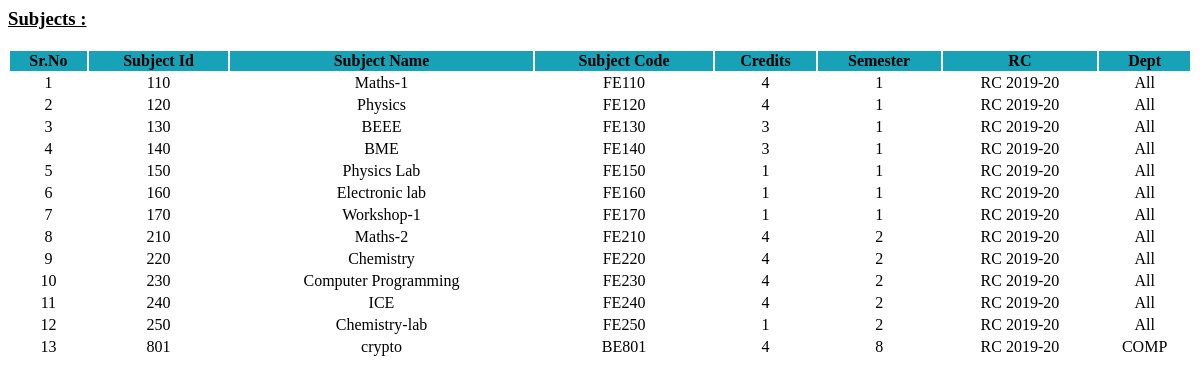
Page /dtr_panel/dtr_dashboard/Xam/admin/manage_sub.php on the committed database.
### tables this page shows
CREATE TABLE IF NOT EXISTS `subject` (
  `sub_id` int NOT NULL,
  `sub_name` varchar(50) NOT NULL,
  `sub_code` varchar(10) NOT NULL,
  `credits` int NOT NULL,
  `sem` int NOT NULL,
  `rc` varchar(15) NOT NULL,
  `dept` varchar(255) NOT NULL,
  `faculty_id` int NOT NULL,
  PRIMARY KEY (`sub_id`)
);

### dtr_panel/dtr_dashboard/Xam/admin/manage_sub.php (the view, shortened to what this page needs)
<?php
    require_once('../connection.php');
    $query1 = "SELECT * FROM subject";
    $result = mysqli_query($con, $query1);
?>
<div class="main_content">
    <div>
        <section class="section">
            <div class="container-fluid">
                <div class="row">
                    <h3 style="color:black;" class="page-header"><u>Subjects :</u></h3>
                    <div class="col-lg-12 mcon text-center">
                        <table id="mytab1" width="100%" class="mtab table table-bordered table-hover table-responsive">
                            <tr align='center' style="background-color:rgba(23,162,184,255);color:black;text-align:center;">
                                <th>Sr.No</th>
                                <th>Subject Id</th>
                                <th>Subject Name</th>
                                <th>Subject Code</th>
                                <th>Credits</th>
                                <th>Semester</th>
                                <th>RC</th>
                                <th>Dept</th>
                            </tr>
                            <?php
                            $i = 1;
                            while ($row = mysqli_fetch_array($result)) {
                                echo "<tr style='color:black;border-bottom:2px solid black;border-right:2px solid black;border-top:2px solid black;border-left:2px solid black;'>";
                                echo "<td align='center'>" . $i . "</td>";
                                echo "<td align='center'>" . $row['sub_id'] . "</td>";
                                echo "<td align='center'>" . $row['sub_name'] . "</td>";
                                echo "<td align='center'>" . $row['sub_code'] . "</td>";
                                echo "<td align='center'>" . $row['credits'] . "</td>";
                                echo "<td align='center'>" . $row['sem'] . "</td>";
                                echo "<td align='center'>" . $row['rc'] . "</td>";
                                echo "<td align='center'>" . $row['dept'] . "</td>";
                                echo "</tr>";
                                $i++;
                            }
                            ?>
                        </table>
                    </div>
                </div>
            </div>
        </section>
    </div>
</div>

### dtr_panel/dtr_dashboard/Xam/admin/manage_sub.php (style rules this page uses)
.mtab { margin-top: 0; }
table th { text-align: center; }

### rows in the picture
subject: sub_id "110", sub_name "Maths-1", sub_code "FE110", credits "4", sem "1", rc "RC 2019-20", dept "All"
subject: sub_id "120", sub_name "Physics", sub_code "FE120", credits "4", sem "1", rc "RC 2019-20", dept "All"
subject: sub_id "130", sub_name "BEEE", sub_code "FE130", credits "3", sem "1", rc "RC 2019-20", dept "All"
subject: sub_id "140", sub_name "BME", sub_code "FE140", credits "3", sem "1", rc "RC 2019-20", dept "All"
subject: sub_id "150", sub_name "Physics Lab", sub_code "FE150", credits "1", sem "1", rc "RC 2019-20", dept "All"
subject: sub_id "160", sub_name "Electronic lab", sub_code "FE160", credits "1", sem "1", rc "RC 2019-20", dept "All"
subject: sub_id "170", sub_name "Workshop-1", sub_code "FE170", credits "1", sem "1", rc "RC 2019-20", dept "All"
subject: sub_id "210", sub_name "Maths-2", sub_code "FE210", credits "4", sem "2", rc "RC 2019-20", dept "All"
subject: sub_id "220", sub_name "Chemistry", sub_code "FE220", credits "4", sem "2", rc "RC 2019-20", dept "All"
subject: sub_id "230", sub_name "Computer Programming", sub_code "FE230", credits "4", sem "2", rc "RC 2019-20", dept "All"
subject: sub_id "240", sub_name "ICE", sub_code "FE240", credits "4", sem "2", rc "RC 2019-20", dept "All"
subject: sub_id "250", sub_name "Chemistry-lab", sub_code "FE250", credits "1", sem "2", rc "RC 2019-20", dept "All"
subject: sub_id "801", sub_name "crypto", sub_code "BE801", credits "4", sem "8", rc "RC 2019-20", dept "COMP"
